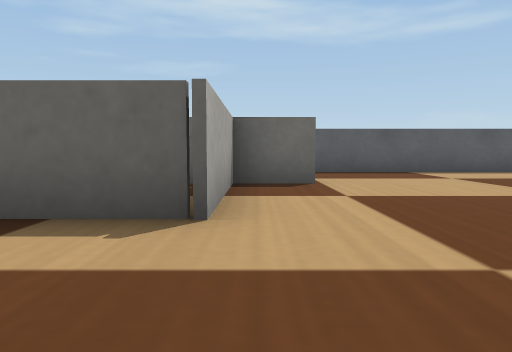
view 1 (above)

24 first-person views from a walk through a world built for the Webots simulator. The camera is 0.05 m above the floor, tilts 4° down and sees 70° across. The floor is counted in squares, 0.1 m on a side. Each view is taken from the middle of a square. On the plan, view 1 faces up. The plan holds only what a view shows up to about 9 squares ahead; the rest is blank. Robots are left out. Simple shapes and patterns stand in for the simulator's stock objects.

view 2
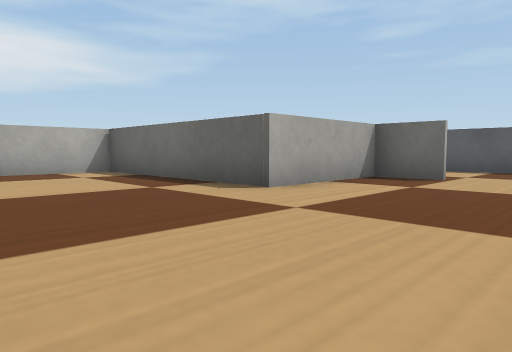

view 3
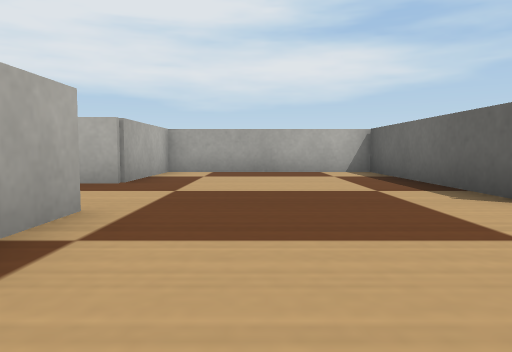

view 4
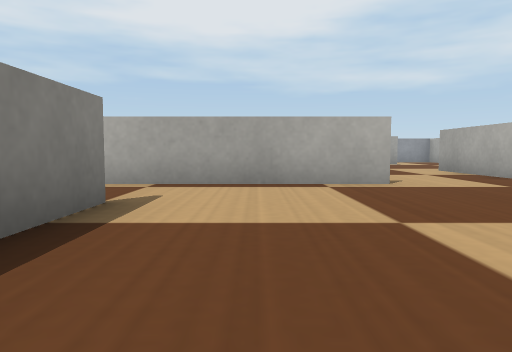

view 5
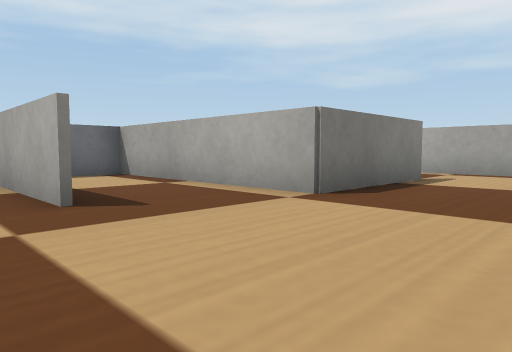

view 6
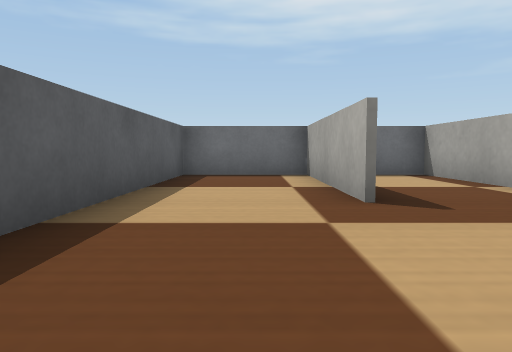

view 7
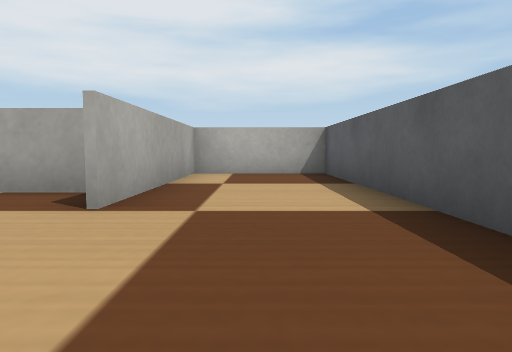

view 8
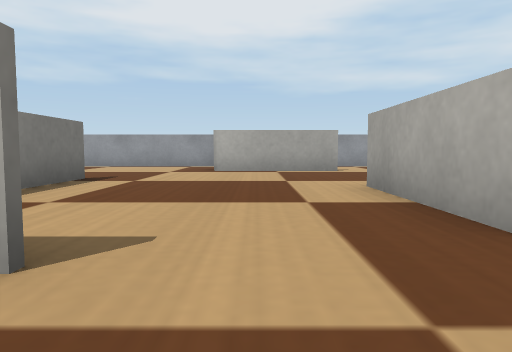

view 9
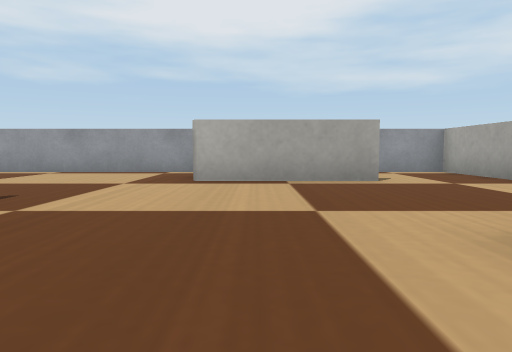

view 10
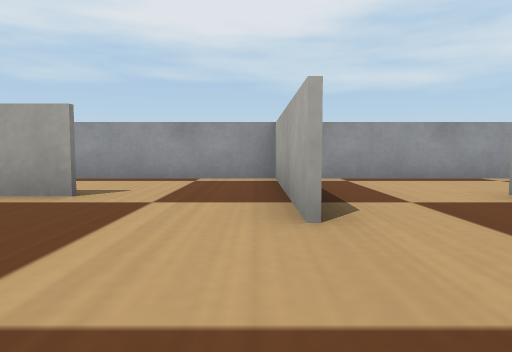

view 11
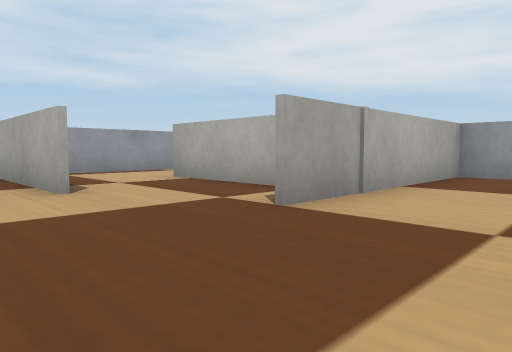

view 12
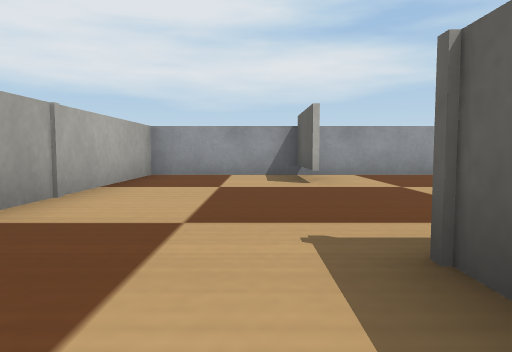

view 13
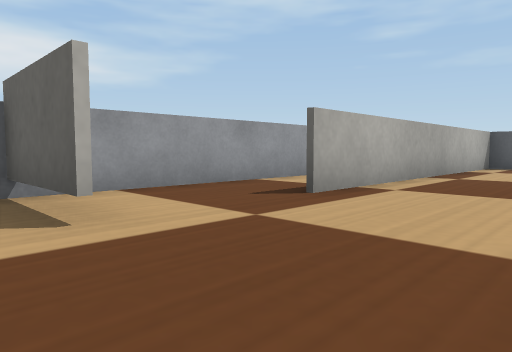

view 14
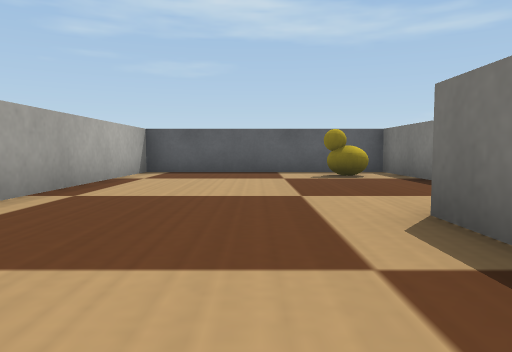

view 15
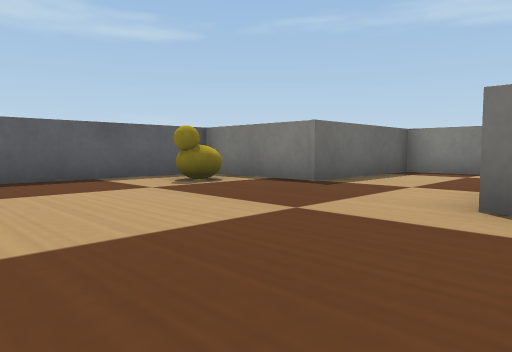

view 16
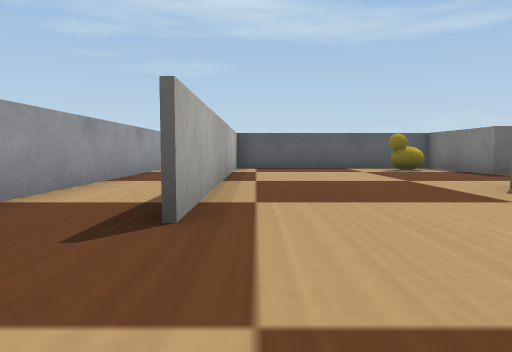

view 17
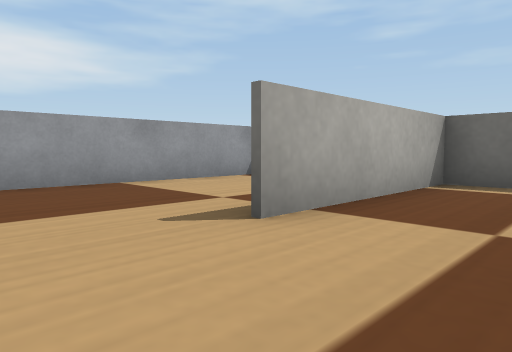

view 18
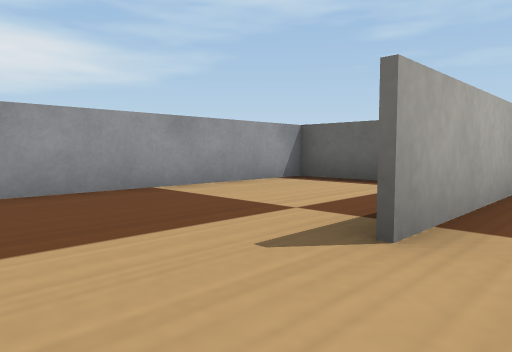

view 19
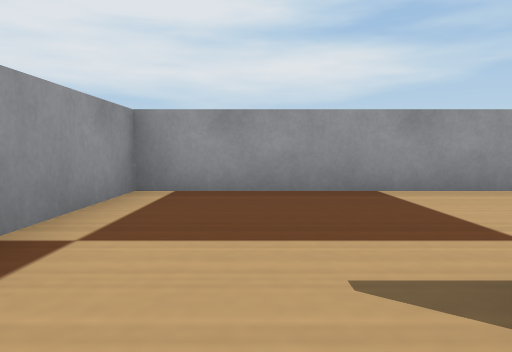

view 20
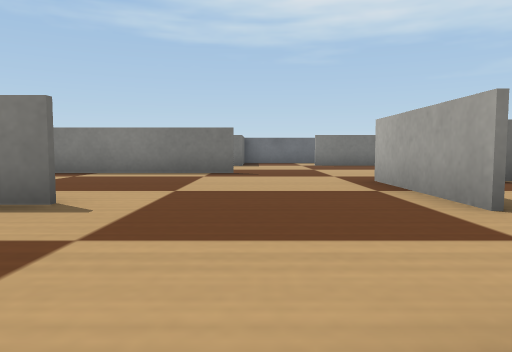

view 21
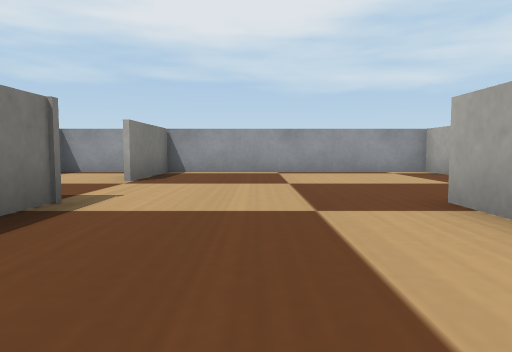

view 22
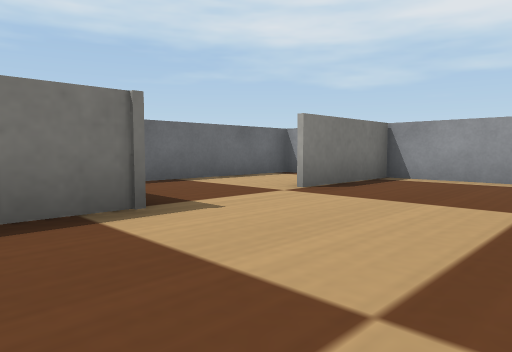

view 23
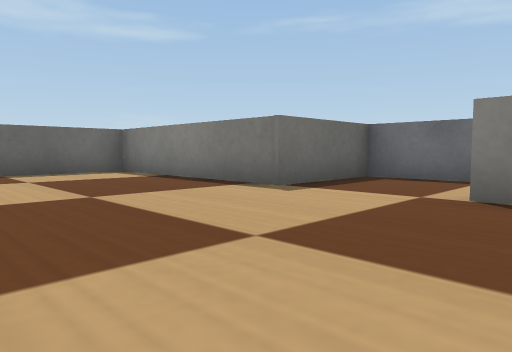

view 24
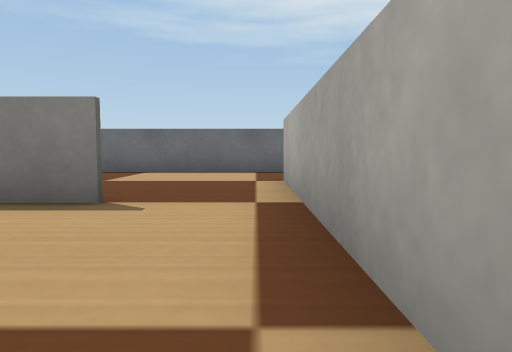

### Floor plan
Key: @ floor where view 1 was taken; # wall or solid block; . floor; R rubber duck.
Columns run from 12 left of view 1 to 9 right of it. Each row starts with its distance up from view 1.
  9   ####################
  8   #.....#............#
  7 # #....R#............#
  6 #.#.....#####....#####
  5 #.#.........#........#
  4 #.#.........#........#
  3 #.#...#######.. ######
  2 #.#...#........#  ...#
  1 #.#...#........#.....#
  0 #.....#.....@........#
 -1 #.....#..............#
 -2 ###...####..####### .#
 -3 #........#....#...#
 -4 #........#....#...#
 -5 ######...#....#...#
 -6 #...#.........#...#  #
 -7 #...#.............####
 -8 #...#..#.............#
 -9 #...#..#..###.....#..#
-10 #......#....#.....#..#
-11 #......#....#.....#..#
-12 ######################

Positions as (right, up) in squares from view 1, and headings:
1: (0, 0), facing up
2: (3, -1), facing up-left
3: (3, 0), facing left
4: (2, 4), facing down
5: (1, 7), facing down-right
6: (1, 7), facing right
7: (4, 7), facing left
8: (-1, 0), facing down
9: (-1, -3), facing down
10: (-5, -5), facing down
11: (-4, -3), facing down-left
12: (-4, -3), facing left
13: (-7, -3), facing up-left
14: (-7, 0), facing up
15: (-9, 2), facing up-right
16: (-9, -2), facing up
17: (-6, -11), facing up-left
18: (-7, -11), facing up-left
19: (-7, -10), facing left
20: (-6, -7), facing right
21: (4, -3), facing down
22: (3, -5), facing down-right
23: (2, -10), facing up-right
24: (0, -1), facing right
